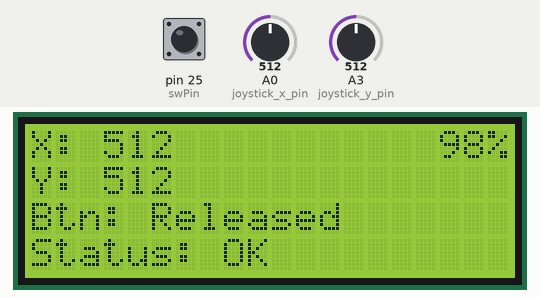
This sketch was run on a simulated Arduino Mega 2560, built with avr-gcc and run on an emulated ATmega2560. On the bench: 20×4 character LCD. Inputs (shaded band) come from the test bench; at power-on: pin 25 (swPin) HIGH, A0 (joystick_x_pin) = 512, A3 (joystick_y_pin) = 512. No radio packets arrive unless stated.

Above: at 3.3 s.
3.4 s: pin 25 (swPin) pulled LOW for 0.15 s
At 3.64 s:
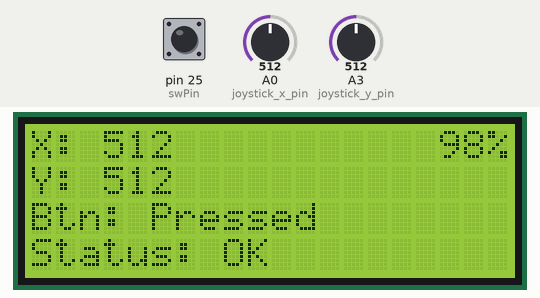
5.2 s: A0 (joystick_x_pin) set to 716
At 6.4 s:
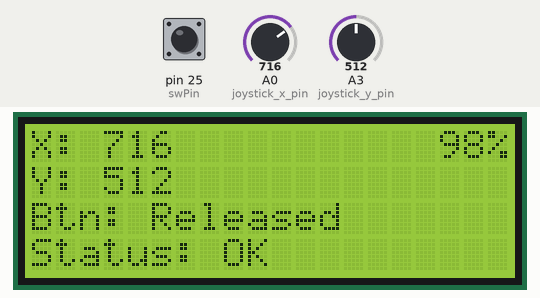
6.8 s: A3 (joystick_y_pin) set to 716
At 7.4 s:
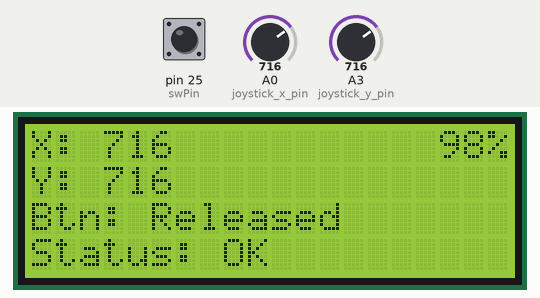
8.4 s: pin 25 (swPin) pulled LOW for 1 s
At 8.9 s:
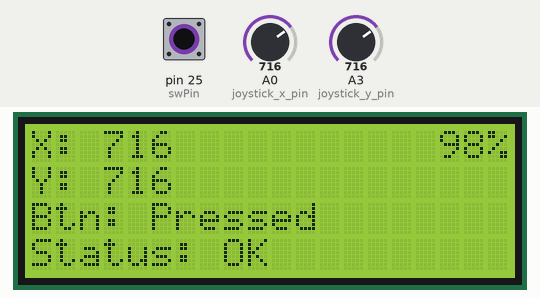
11.0 s: A0 (joystick_x_pin) set to 900
At 12.3 s:
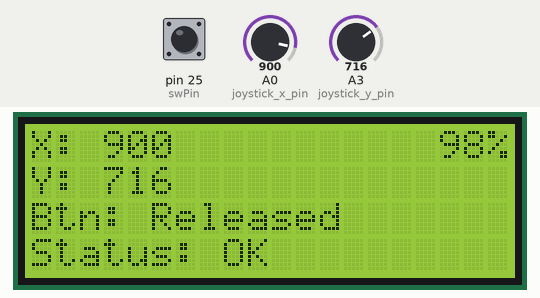
12.6 s: A3 (joystick_y_pin) set to 900
At 13.5 s:
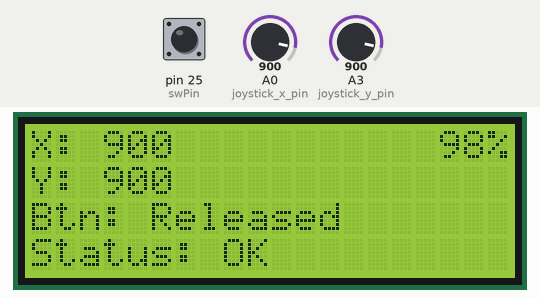
Timing chart, 0 to 15.1 s (numbered marks = the images above; inputs shaded):
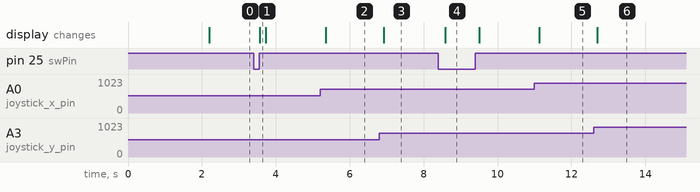

The sketch:

Transmitter.ino
```cpp
#include <SPI.h>
#include <nRF24L01.h>
#include <RF24.h>
#include <LiquidCrystal_I2C.h>

LiquidCrystal_I2C lcd(0x27, 20, 4);

RF24 radio(2, 15); // CE, CSN pins
const byte address[6] = "00001";

const int joystick_x_pin = A0;
const int joystick_y_pin = A3;
const int swPin = 25;

struct JoystickData {
  int x;
  int y;
  bool button;
};

const unsigned long checkInterval = 5000; // Time to check for successful transmission (in milliseconds)
unsigned long lastTransmitTime = 0;
bool transmissionSuccessful = false;

void setup() {
  pinMode(swPin, INPUT_PULLUP); // Configure the switch pin with internal pull-up resistor

  radio.begin();
  radio.openWritingPipe(address);
  radio.setPALevel(RF24_PA_MIN);
  radio.stopListening();

  lcd.begin(20,4);
  lcd.init();
  lcd.backlight();
  lcd.print("Initializing...");
  delay(2000);
  lcd.clear();
}

void loop() {
  // Display "98%" on the top right of the LCD
  lcd.setCursor(17, 0);
  lcd.print("98%");

  JoystickData data;
  data.x = analogRead(joystick_x_pin);
  data.y = analogRead(joystick_y_pin);
  data.button = !digitalRead(swPin); // Assuming LOW when pressed, HIGH when released

  // Try to send data and check if transmission is successful
  transmissionSuccessful = radio.write(&data, sizeof(data));

  if (transmissionSuccessful) {
    lastTransmitTime = millis(); // Update last transmission time
    lcd.setCursor(0, 0);
    lcd.print("X: ");
    lcd.print(data.x);
    lcd.print("   "); // Clear remaining characters

    lcd.setCursor(0, 1);
    lcd.print("Y: ");
    lcd.print(data.y);
    lcd.print("   "); // Clear remaining characters

    lcd.setCursor(0, 2);
    lcd.print("Btn: ");
    lcd.print(data.button ? "Pressed  " : "Released "); // Add spaces to clear remaining characters

    lcd.setCursor(0, 3);
    lcd.print("Status: OK     "); // Clear remaining characters
  } else {
    // Handle unsuccessful transmission
    lcd.setCursor(0, 3);
    lcd.print("Status: Fail    "); // Clear remaining characters
  }

  // Check if the time since the last successful transmission is greater than the interval
  if (millis() - lastTransmitTime > checkInterval) {
    lcd.setCursor(0, 3);
    lcd.print("Reinitializing...");

    radio.stopListening();
    delay(100); // Short delay to allow module to settle
    radio.begin();
    radio.openWritingPipe(address);
    radio.setPALevel(RF24_PA_MIN);
    radio.stopListening();
    lastTransmitTime = millis(); // Reset the timer after reinitializing

    // Clear the status message after reinitialization
    lcd.setCursor(0, 3);
    lcd.print("Status: OK     ");
  }

  delay(100); // Adjust delay as needed
}
```

Measured:
- after the input at 3.4 s, the display: changes after 0.17 s (image 1)
- after the input at 5.2 s, the display: changes after 0.15 s (image 2)
- after the input at 6.8 s, the display: changes after 0.12 s (image 3)
- after the input at 8.4 s, the display: changes after 0.19 s (image 4)
- after the input at 11.0 s, the display: changes after 0.13 s (image 5)
- after the input at 12.6 s, the display: changes after 0.10 s (image 6)
